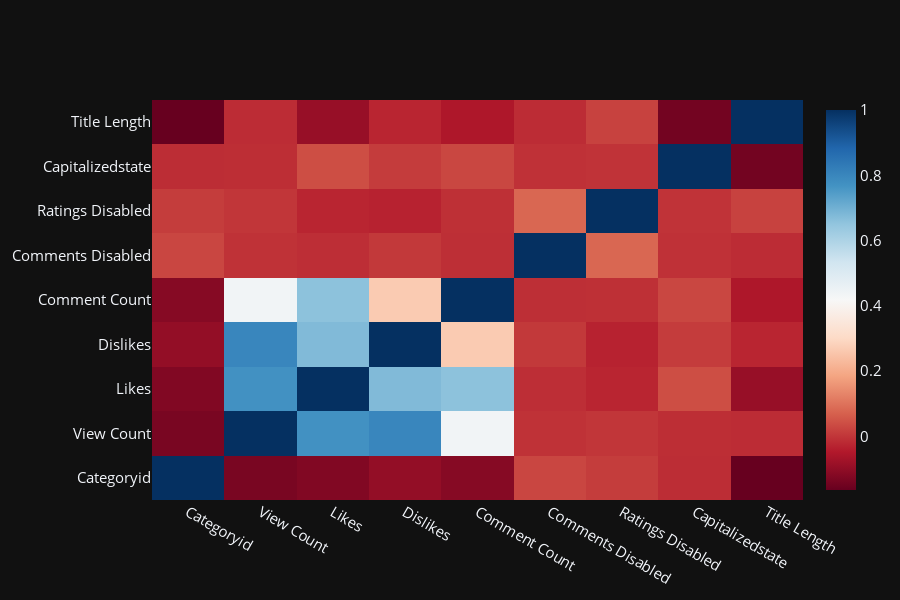

Here is the notebook cell this chart was saved with:
### Markdown cell above
## Correlations between various features of a video

### Code cell
data = df.corr()
h_labels = [x.replace('_', ' ').title() for x in 
            list(df.select_dtypes(include=['number', 'bool']).columns.values)]

fig = go.Figure(data=[go.Heatmap(z=data.values,
                              x=h_labels,
                              y=h_labels,
                              colorscale = 'RdBu'
                             )])

fig.update_layout(template='plotly_dark',
                  font=dict(size=15), 
                  width=900,
                  height=600
                  )

fig.show();

### Figure 1 — Plotly figure (JSON) as saved in the notebook; plotly's stock layout.template omitted (floating-point values rounded to 4 significant figures)
{"data": [{"colorscale": [[0, "rgb(103,0,31)"], [0.1, "rgb(178,24,43)"], [0.2, "rgb(214,96,77)"], [0.3, "rgb(244,165,130)"], [0.4, "rgb(253,219,199)"], [0.5, "rgb(247,247,247)"], [0.6, "rgb(209,229,240)"], [0.7, "rgb(146,197,222)"], [0.8, "rgb(67,147,195)"], [0.9, "rgb(33,102,172)"], [1, "rgb(5,48,97)"]], "type": "heatmap", "x": ["Categoryid", "View Count", "Likes", "Dislikes", "Comment Count", "Comments Disabled", "Ratings Disabled", "Capitalizedstate", "Title Length"], "y": ["Categoryid", "View Count", "Likes", "Dislikes", "Comment Count", "Comments Disabled", "Ratings Disabled", "Capitalizedstate", "Title Length"], "z": [[1, -0.1357, -0.1232, -0.09667, -0.1154, 0.02669, 0.01168, -0.01449, -0.1642], [-0.1357, 1, 0.772, 0.7999, 0.437, -0.005508, 0.001116, -0.01274, -0.0149], [-0.1232, 0.772, 1, 0.6756, 0.6578, -0.01142, -0.02663, 0.03903, -0.09005], [-0.09667, 0.7999, 0.6756, 1, 0.266, 0.005096, -0.03116, 0.00969, -0.02603], [-0.1154, 0.437, 0.6578, 0.266, 1, -0.01066, -0.008726, 0.02809, -0.05465], [0.02669, -0.005508, -0.01142, 0.005096, -0.01066, 1, 0.07986, -0.007231, -0.01516], [0.01168, 0.001116, -0.02663, -0.03116, -0.008726, 0.07986, 1, -0.003679, 0.02062], [-0.01449, -0.01274, 0.03903, 0.00969, 0.02809, -0.007231, -0.003679, 1, -0.1449], [-0.1642, -0.0149, -0.09005, -0.02603, -0.05465, -0.01516, 0.02062, -0.1449, 1]]}], "layout": {"font": {"size": 15}, "height": 600, "width": 900}}
